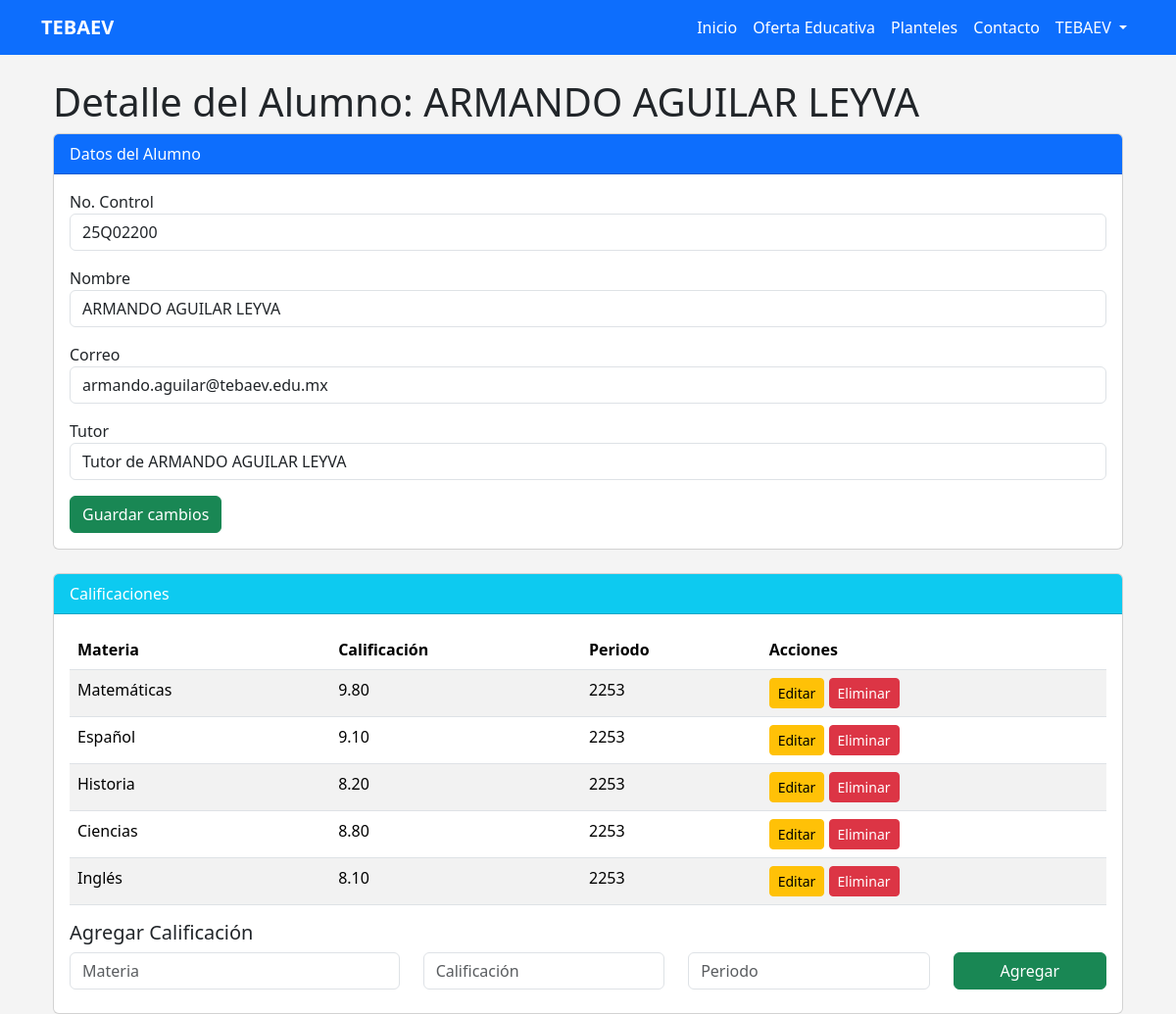
The page /docente/alumno/25Q02200/ on the database its author committed.
### inicio/models.py (models this page shows, shortened)
class Alumno(models.Model):
    no_control = models.CharField(max_length=20, unique=True)
    nombre = models.CharField(max_length=200)
    modalidad = models.CharField(max_length=50, blank=True, null=True)
    plan_estudios = models.CharField(max_length=100, default="TEBAEV-2024")
    modulo_especialidad = models.CharField(max_length=50, blank=True, null=True)
    creditos_acumulados = models.DecimalField(max_digits=5, decimal_places=1, default=0.0)
    situacion_vigencia = models.CharField(max_length=50, blank=True, null=True)
    periodo_ingreso = models.CharField(max_length=20, blank=True, null=True)
    periodos_convalidados = models.IntegerField(default=0)
    periodo_actual = models.CharField(max_length=20, blank=True, null=True)
    clave_curp = models.CharField(max_length=20, blank=True, null=True)
    fecha_nacimiento = models.DateField(blank=True, null=True)
    calle = models.CharField(max_length=100, blank=True, null=True)
    numero = models.CharField(max_length=10, blank=True, null=True)
    colonia = models.CharField(max_length=50, blank=True, null=True)
    ciudad = models.CharField(max_length=50, blank=True, null=True)
    cp = models.CharField(max_length=10, blank=True, null=True)
    telefono_domicilio = models.CharField(max_length=20, blank=True, null=True)
    telefono_celular = models.CharField(max_length=20, blank=True, null=True)
    correo = models.EmailField()
    escuela_procedencia = models.CharField(max_length=200, blank=True, null=True)
    tutor = models.CharField(max_length=200, blank=True, null=True)
    contraseña = models.CharField(max_length=50, null=True, blank=True)
    avatar = models.ImageField(upload_to='avatars/', null=True, blank=True)

class Calificacion(models.Model):
    alumno = models.ForeignKey(Alumno, on_delete=models.CASCADE, related_name="calificaciones")
    materia = models.CharField(max_length=100)
    calificacion = models.DecimalField(max_digits=5, decimal_places=2)
    periodo = models.CharField(max_length=20)

### inicio/views.py (the view)
# urls.py: path('docente/alumno/<str:no_control>/', views.detalle_alumno_docente, name='detalle_alumno_docente'),
def detalle_alumno_docente(request, no_control):
    alumno = Alumno.objects.get(no_control=no_control)
    calificaciones = alumno.calificaciones.all()
    return render(request, "detalle_alumno_docente.html", {
        "alumno": alumno,
        "calificaciones": calificaciones
    })

### templates/detalle_alumno_docente.html (shortened to what this page needs)
{% extends "base.html" %}
{% block content %}
<div class="container mt-4">
    <h1>Detalle del Alumno: {{ alumno.nombre }}</h1>
    <div class="card mb-4">
        <div class="card-header bg-primary text-white">Datos del Alumno</div>
        <div class="card-body">
            <form method="POST">
                <div class="mb-3">
                    <label>No. Control</label>
                    <input type="text" class="form-control" name="no_control" value="{{ alumno.no_control }}" required>
                </div>
                <div class="mb-3">
                    <label>Nombre</label>
                    <input type="text" class="form-control" name="nombre" value="{{ alumno.nombre }}" required>
                </div>
                <div class="mb-3">
                    <label>Correo</label>
                    <input type="email" class="form-control" name="correo" value="{{ alumno.correo }}" required>
                </div>
                <div class="mb-3">
                    <label>Tutor</label>
                    <input type="text" class="form-control" name="tutor" value="{{ alumno.tutor }}">
                </div>
                <button type="submit" class="btn btn-success">Guardar cambios</button>
            </form>
        </div>
    </div>
    <div class="card">
        <div class="card-header bg-info text-white">Calificaciones</div>
        <div class="card-body">
            <table class="table table-striped">
                <thead>
                    <tr>
                        <th>Materia</th>
                        <th>Calificación</th>
                        <th>Periodo</th>
                        <th>Acciones</th>
                    </tr>
                </thead>
                <tbody>
                    {% for cal in calificaciones %}
                    <tr>
                        <td>{{ cal.materia }}</td>
                        <td>{{ cal.calificacion }}</td>
                        <td>{{ cal.periodo }}</td>
                        <td>
                            <a href="{% url 'editar_calificacion' cal.id %}" class="btn btn-sm btn-warning">Editar</a>
                            <a href="{% url 'eliminar_calificacion' cal.id %}"
                               class="btn btn-sm btn-danger"
                               onclick="return confirm('¿Seguro que deseas eliminar esta calificación?');">
                                Eliminar
                            </a>
                        </td>
                    </tr>
                    {% endfor %}
                </tbody>
            </table>
            <h5>Agregar Calificación</h5>
            <form method="POST" action="{% url 'agregar_calificacion' alumno.no_control %}">
                <div class="row">
                    <div class="col-md-4 mb-2">
                        <input type="text" class="form-control" name="materia" placeholder="Materia" required>
                    </div>
                    <div class="col-md-3 mb-2">
                        <input type="number" step="0.01" class="form-control" name="calificacion" placeholder="Calificación" required>
                    </div>
                    <div class="col-md-3 mb-2">
                        <input type="text" class="form-control" name="periodo" placeholder="Periodo" required>
                    </div>
                    <div class="col-md-2 mb-2">
                        <button class="btn btn-success w-100">Agregar</button>
                    </div>
                </div>
            </form>
        </div>
    </div>
</div>
{% endblock %}

### estilos.css (style rules this page uses)
body { background: #f4f4f4; }

### rows shown on the page
Alumno: nombre "ARMANDO AGUILAR LEYVA", no_control "25Q02200", correo "armando.aguilar@tebaev.edu.mx", tutor "Tutor de ARMANDO AGUILAR LEYVA"
Calificacion: materia "Matemáticas", calificacion "9.80", periodo "2253"
Calificacion: materia "Español", calificacion "9.10", periodo "2253"
Calificacion: materia "Historia", calificacion "8.20", periodo "2253"
Calificacion: materia "Ciencias", calificacion "8.80", periodo "2253"
Calificacion: materia "Inglés", calificacion "8.10", periodo "2253"
